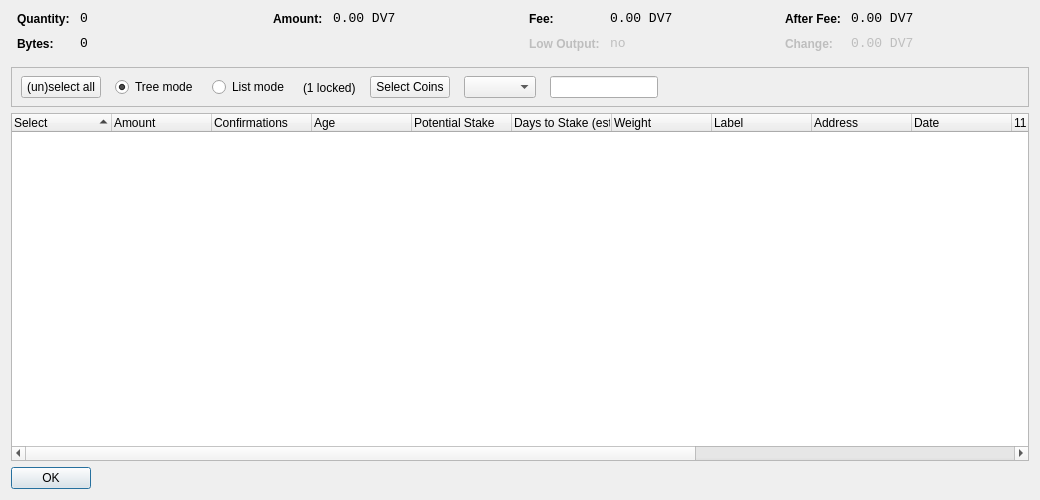
<?xml version="1.0" encoding="UTF-8"?>
<ui version="4.0">
 <class>CoinControlDialog</class>
 <widget class="QDialog" name="CoinControlDialog">
  <property name="geometry">
   <rect>
    <x>0</x>
    <y>0</y>
    <width>1040</width>
    <height>500</height>
   </rect>
  </property>
  <property name="windowTitle">
   <string>Coin Control</string>
  </property>
  <layout class="QVBoxLayout" name="verticalLayout">
   <item>
    <layout class="QHBoxLayout" name="horizontalLayoutTop" stretch="0,0,0,0">
     <property name="topMargin">
      <number>0</number>
     </property>
     <property name="bottomMargin">
      <number>10</number>
     </property>
     <item>
      <layout class="QFormLayout" name="formLayoutCoinControl1">
       <property name="horizontalSpacing">
        <number>10</number>
       </property>
       <property name="verticalSpacing">
        <number>10</number>
       </property>
       <property name="leftMargin">
        <number>6</number>
       </property>
       <property name="rightMargin">
        <number>6</number>
       </property>
       <item row="0" column="0">
        <widget class="QLabel" name="labelCoinControlQuantityText">
         <property name="styleSheet">
          <string notr="true">font-weight:bold;</string>
         </property>
         <property name="text">
          <string>Quantity:</string>
         </property>
        </widget>
       </item>
       <item row="0" column="1">
        <widget class="QLabel" name="labelCoinControlQuantity">
         <property name="font">
          <font>
           <family>Monospace</family>
           <pointsize>10</pointsize>
          </font>
         </property>
         <property name="cursor">
          <cursorShape>IBeamCursor</cursorShape>
         </property>
         <property name="contextMenuPolicy">
          <enum>Qt::ActionsContextMenu</enum>
         </property>
         <property name="text">
          <string notr="true">0</string>
         </property>
         <property name="textInteractionFlags">
          <set>Qt::LinksAccessibleByMouse|Qt::TextSelectableByKeyboard|Qt::TextSelectableByMouse</set>
         </property>
        </widget>
       </item>
       <item row="1" column="0">
        <widget class="QLabel" name="labelCoinControlBytesText">
         <property name="styleSheet">
          <string notr="true">font-weight:bold;</string>
         </property>
         <property name="text">
          <string>Bytes:</string>
         </property>
        </widget>
       </item>
       <item row="1" column="1">
        <widget class="QLabel" name="labelCoinControlBytes">
         <property name="font">
          <font>
           <family>Monospace</family>
           <pointsize>10</pointsize>
          </font>
         </property>
         <property name="cursor">
          <cursorShape>IBeamCursor</cursorShape>
         </property>
         <property name="contextMenuPolicy">
          <enum>Qt::ActionsContextMenu</enum>
         </property>
         <property name="text">
          <string notr="true">0</string>
         </property>
         <property name="textInteractionFlags">
          <set>Qt::LinksAccessibleByMouse|Qt::TextSelectableByKeyboard|Qt::TextSelectableByMouse</set>
         </property>
        </widget>
       </item>
      </layout>
     </item>
     <item>
      <layout class="QFormLayout" name="formLayoutCoinControl2">
       <property name="horizontalSpacing">
        <number>10</number>
       </property>
       <property name="verticalSpacing">
        <number>10</number>
       </property>
       <property name="leftMargin">
        <number>6</number>
       </property>
       <property name="rightMargin">
        <number>6</number>
       </property>
       <item row="0" column="0">
        <widget class="QLabel" name="labelCoinControlAmountText">
         <property name="styleSheet">
          <string notr="true">font-weight:bold;</string>
         </property>
         <property name="text">
          <string>Amount:</string>
         </property>
        </widget>
       </item>
       <item row="0" column="1">
        <widget class="QLabel" name="labelCoinControlAmount">
         <property name="font">
          <font>
           <family>Monospace</family>
           <pointsize>10</pointsize>
          </font>
         </property>
         <property name="cursor">
          <cursorShape>IBeamCursor</cursorShape>
         </property>
         <property name="contextMenuPolicy">
          <enum>Qt::ActionsContextMenu</enum>
         </property>
         <property name="text">
          <string notr="true">0.00 DV7</string>
         </property>
         <property name="textInteractionFlags">
          <set>Qt::LinksAccessibleByMouse|Qt::TextSelectableByKeyboard|Qt::TextSelectableByMouse</set>
         </property>
        </widget>
       </item>
      </layout>
     </item>
     <item>
      <layout class="QFormLayout" name="formLayoutCoinControl3">
       <property name="horizontalSpacing">
        <number>10</number>
       </property>
       <property name="verticalSpacing">
        <number>10</number>
       </property>
       <property name="leftMargin">
        <number>6</number>
       </property>
       <property name="rightMargin">
        <number>6</number>
       </property>
       <item row="0" column="0">
        <widget class="QLabel" name="labelCoinControlFeeText">
         <property name="styleSheet">
          <string notr="true">font-weight:bold;</string>
         </property>
         <property name="text">
          <string>Fee:</string>
         </property>
        </widget>
       </item>
       <item row="0" column="1">
        <widget class="QLabel" name="labelCoinControlFee">
         <property name="font">
          <font>
           <family>Monospace</family>
           <pointsize>10</pointsize>
          </font>
         </property>
         <property name="cursor">
          <cursorShape>IBeamCursor</cursorShape>
         </property>
         <property name="contextMenuPolicy">
          <enum>Qt::ActionsContextMenu</enum>
         </property>
         <property name="text">
          <string notr="true">0.00 DV7</string>
         </property>
         <property name="textInteractionFlags">
          <set>Qt::LinksAccessibleByMouse|Qt::TextSelectableByKeyboard|Qt::TextSelectableByMouse</set>
         </property>
        </widget>
       </item>
       <item row="1" column="0">
        <widget class="QLabel" name="labelCoinControlLowOutputText">
         <property name="enabled">
          <bool>false</bool>
         </property>
         <property name="styleSheet">
          <string notr="true">font-weight:bold;</string>
         </property>
         <property name="text">
          <string>Low Output:</string>
         </property>
        </widget>
       </item>
       <item row="1" column="1">
        <widget class="QLabel" name="labelCoinControlLowOutput">
         <property name="enabled">
          <bool>false</bool>
         </property>
         <property name="font">
          <font>
           <family>Monospace</family>
           <pointsize>10</pointsize>
          </font>
         </property>
         <property name="cursor">
          <cursorShape>IBeamCursor</cursorShape>
         </property>
         <property name="contextMenuPolicy">
          <enum>Qt::ActionsContextMenu</enum>
         </property>
         <property name="text">
          <string notr="true">no</string>
         </property>
         <property name="textInteractionFlags">
          <set>Qt::LinksAccessibleByMouse|Qt::TextSelectableByKeyboard|Qt::TextSelectableByMouse</set>
         </property>
        </widget>
       </item>
      </layout>
     </item>
     <item>
      <layout class="QFormLayout" name="formLayoutCoinControl4">
       <property name="fieldGrowthPolicy">
        <enum>QFormLayout::AllNonFixedFieldsGrow</enum>
       </property>
       <property name="horizontalSpacing">
        <number>10</number>
       </property>
       <property name="verticalSpacing">
        <number>10</number>
       </property>
       <property name="leftMargin">
        <number>6</number>
       </property>
       <property name="rightMargin">
        <number>6</number>
       </property>
       <item row="0" column="0">
        <widget class="QLabel" name="labelCoinControlAfterFeeText">
         <property name="styleSheet">
          <string notr="true">font-weight:bold;</string>
         </property>
         <property name="text">
          <string>After Fee:</string>
         </property>
        </widget>
       </item>
       <item row="0" column="1">
        <widget class="QLabel" name="labelCoinControlAfterFee">
         <property name="font">
          <font>
           <family>Monospace</family>
           <pointsize>10</pointsize>
          </font>
         </property>
         <property name="cursor">
          <cursorShape>IBeamCursor</cursorShape>
         </property>
         <property name="contextMenuPolicy">
          <enum>Qt::ActionsContextMenu</enum>
         </property>
         <property name="text">
          <string notr="true">0.00 DV7</string>
         </property>
         <property name="textInteractionFlags">
          <set>Qt::LinksAccessibleByMouse|Qt::TextSelectableByKeyboard|Qt::TextSelectableByMouse</set>
         </property>
        </widget>
       </item>
       <item row="1" column="0">
        <widget class="QLabel" name="labelCoinControlChangeText">
         <property name="enabled">
          <bool>false</bool>
         </property>
         <property name="styleSheet">
          <string notr="true">font-weight:bold;</string>
         </property>
         <property name="text">
          <string>Change:</string>
         </property>
        </widget>
       </item>
       <item row="1" column="1">
        <widget class="QLabel" name="labelCoinControlChange">
         <property name="enabled">
          <bool>false</bool>
         </property>
         <property name="font">
          <font>
           <family>Monospace</family>
           <pointsize>10</pointsize>
          </font>
         </property>
         <property name="cursor">
          <cursorShape>IBeamCursor</cursorShape>
         </property>
         <property name="contextMenuPolicy">
          <enum>Qt::ActionsContextMenu</enum>
         </property>
         <property name="text">
          <string notr="true">0.00 DV7</string>
         </property>
         <property name="textInteractionFlags">
          <set>Qt::LinksAccessibleByMouse|Qt::TextSelectableByKeyboard|Qt::TextSelectableByMouse</set>
         </property>
        </widget>
       </item>
      </layout>
     </item>
    </layout>
   </item>
   <item>
    <widget class="QFrame" name="frame">
     <property name="minimumSize">
      <size>
       <width>0</width>
       <height>40</height>
      </size>
     </property>
     <property name="frameShape">
      <enum>QFrame::StyledPanel</enum>
     </property>
     <property name="frameShadow">
      <enum>QFrame::Sunken</enum>
     </property>
     <widget class="QWidget" name="horizontalLayoutWidget">
      <property name="geometry">
       <rect>
        <x>10</x>
        <y>0</y>
        <width>781</width>
        <height>41</height>
       </rect>
      </property>
      <layout class="QHBoxLayout" name="horizontalLayoutPanel" stretch="0,0,0,0,0,0,0">
       <property name="spacing">
        <number>14</number>
       </property>
       <item>
        <widget class="QPushButton" name="pushButtonSelectAll">
         <property name="sizePolicy">
          <sizepolicy hsizetype="Maximum" vsizetype="Fixed">
           <horstretch>0</horstretch>
           <verstretch>0</verstretch>
          </sizepolicy>
         </property>
         <property name="text">
          <string>(un)select all</string>
         </property>
        </widget>
       </item>
       <item>
        <widget class="QRadioButton" name="radioTreeMode">
         <property name="sizePolicy">
          <sizepolicy hsizetype="Maximum" vsizetype="Fixed">
           <horstretch>0</horstretch>
           <verstretch>0</verstretch>
          </sizepolicy>
         </property>
         <property name="text">
          <string>Tree mode</string>
         </property>
         <property name="checked">
          <bool>true</bool>
         </property>
        </widget>
       </item>
       <item>
        <widget class="QRadioButton" name="radioListMode">
         <property name="sizePolicy">
          <sizepolicy hsizetype="Maximum" vsizetype="Fixed">
           <horstretch>0</horstretch>
           <verstretch>0</verstretch>
          </sizepolicy>
         </property>
         <property name="text">
          <string>List mode</string>
         </property>
        </widget>
       </item>
       <item>
        <widget class="QLabel" name="labelLocked">
          <property name="text">
            <string notr="true">(1 locked)</string>
          </property>
        </widget>
       </item>
       <item>
        <widget class="QPushButton" name="pushButtonCustomCC">
         <property name="text">
          <string>Select Coins</string>
         </property>
        </widget>
       </item>
       <item>
        <widget class="QComboBox" name="QComboBoxFilterCoins"/>
       </item>
       <item>
        <widget class="QLineEdit" name="lineEditCustomCC">
         <property name="enabled">
          <bool>true</bool>
         </property>
         <property name="sizePolicy">
          <sizepolicy hsizetype="Fixed" vsizetype="Fixed">
           <horstretch>0</horstretch>
           <verstretch>0</verstretch>
          </sizepolicy>
         </property>
         <property name="baseSize">
          <size>
           <width>50</width>
           <height>0</height>
          </size>
         </property>
        </widget>
       </item>
       <item>
        <spacer name="horizontalSpacer">
         <property name="orientation">
          <enum>Qt::Horizontal</enum>
         </property>
         <property name="sizeHint" stdset="0">
          <size>
           <width>40</width>
           <height>20</height>
          </size>
         </property>
        </spacer>
       </item>
      </layout>
     </widget>
    </widget>
   </item>
   <item>
    <widget class="CoinControlTreeWidget" name="treeWidget">
     <property name="contextMenuPolicy">
      <enum>Qt::CustomContextMenu</enum>
     </property>
     <property name="sortingEnabled">
      <bool>false</bool>
     </property>
     <property name="columnCount">
      <number>15</number>
     </property>
     <attribute name="headerShowSortIndicator" stdset="0">
      <bool>true</bool>
     </attribute>
     <attribute name="headerStretchLastSection">
      <bool>false</bool>
     </attribute>
     <column>
      <property name="text">
       <string>Select</string>
      </property>
     </column>
     <column>
      <property name="text">
       <string>Amount</string>
      </property>
     </column>
     <column>
      <property name="text">
       <string>Confirmations</string>
      </property>
      <property name="toolTip">
       <string>Confirmed</string>
      </property>
     </column>
     <column>
      <property name="text">
       <string>Age</string> /** age **/
      </property>
     </column>
	   <column>
      <property name="text">
       <string>Potential Stake</string>
      </property>
     </column>
  	 <column>
      <property name="text">
       <string>Days to Stake (est.)</string>
      </property>
     </column>
     <column>
      <property name="text">
       <string>Weight</string>
      </property>
     </column>
     <column>
      <property name="text">
       <string>Label</string>
      </property>
     </column>
     <column>
      <property name="text">
       <string>Address</string>
      </property>
     </column>
     <column>
      <property name="text">
       <string>Date</string>
      </property>
     </column>
     <column>
      <property name="text">
       <string/>
      </property>
     </column>
     <column>
      <property name="text">
       <string/>
      </property>
     </column>
     <column>
      <property name="text">
       <string/>
      </property>
     </column>
     <column>
      <property name="text">
       <string/>
      </property>
     </column>
     <column>
      <property name="text">
       <string/>
      </property>
     </column>
    </widget>
   </item>
   <item>
    <widget class="QDialogButtonBox" name="buttonBox">
     <property name="sizePolicy">
      <sizepolicy hsizetype="Maximum" vsizetype="Fixed">
       <horstretch>0</horstretch>
       <verstretch>0</verstretch>
      </sizepolicy>
     </property>
     <property name="orientation">
      <enum>Qt::Horizontal</enum>
     </property>
     <property name="standardButtons">
      <set>QDialogButtonBox::Ok</set>
     </property>
    </widget>
   </item>
  </layout>
 </widget>
 <customwidgets>
  <customwidget>
   <class>CoinControlTreeWidget</class>
   <extends>QTreeWidget</extends>
   <header>coincontroltreewidget.h</header>
  </customwidget>
 </customwidgets>
 <resources/>
 <connections/>
</ui>
